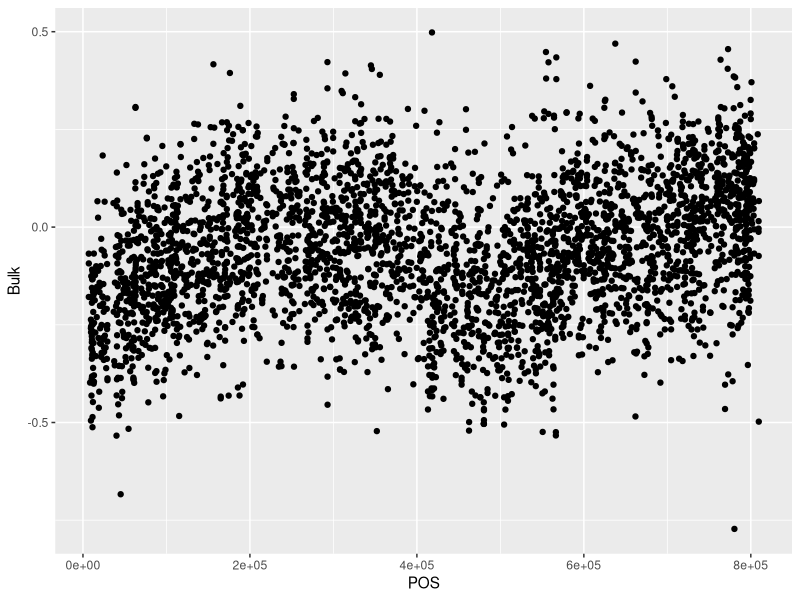
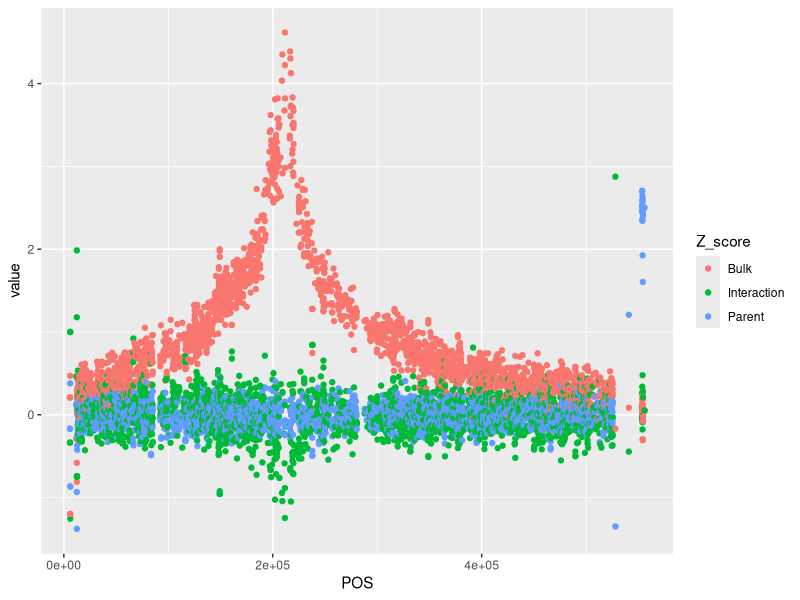
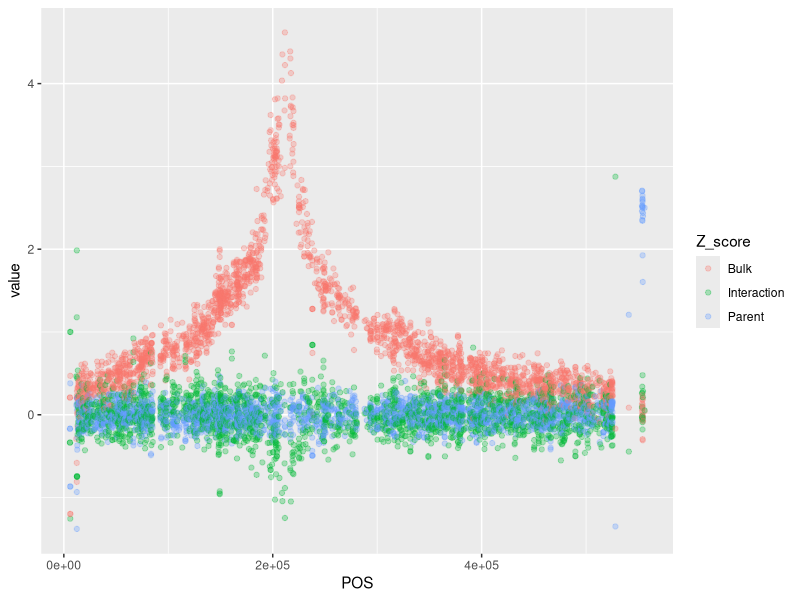
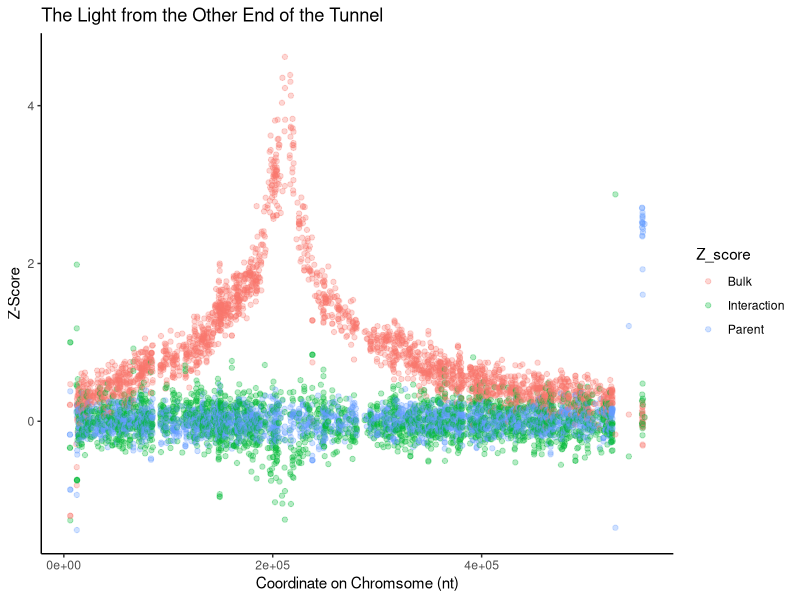
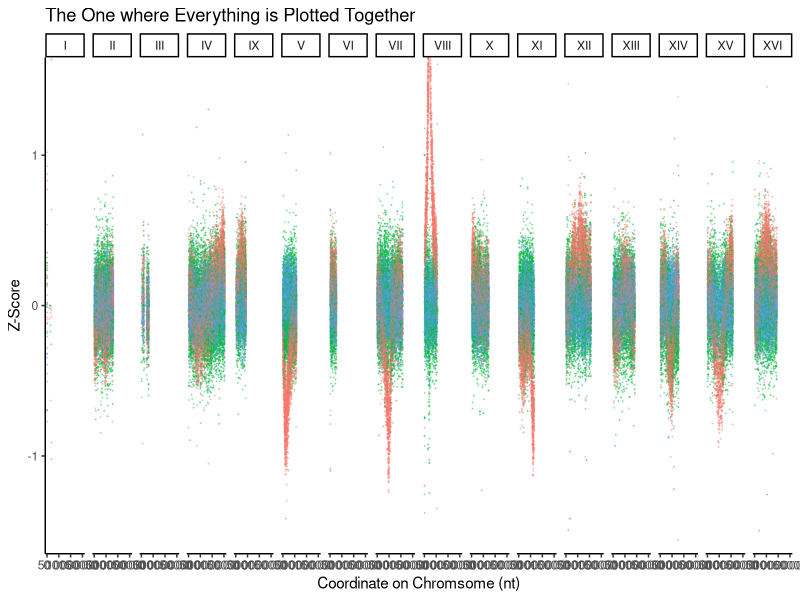
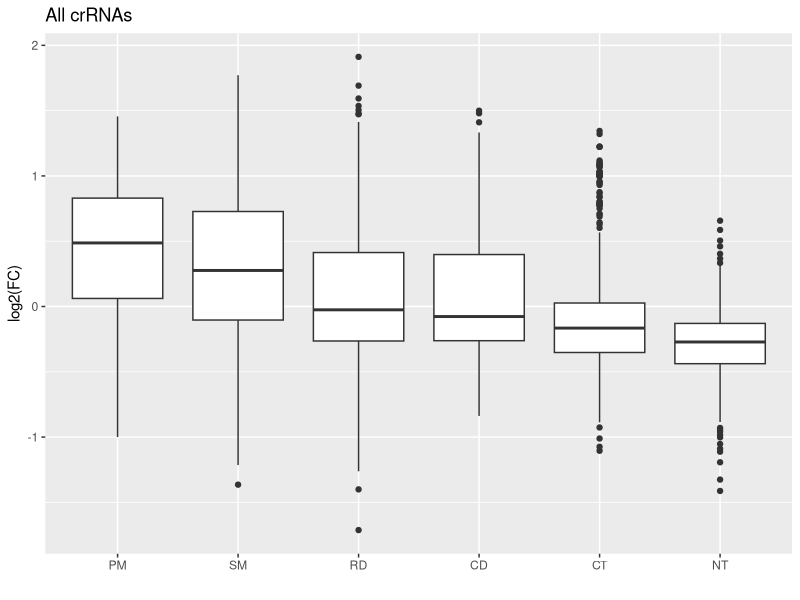
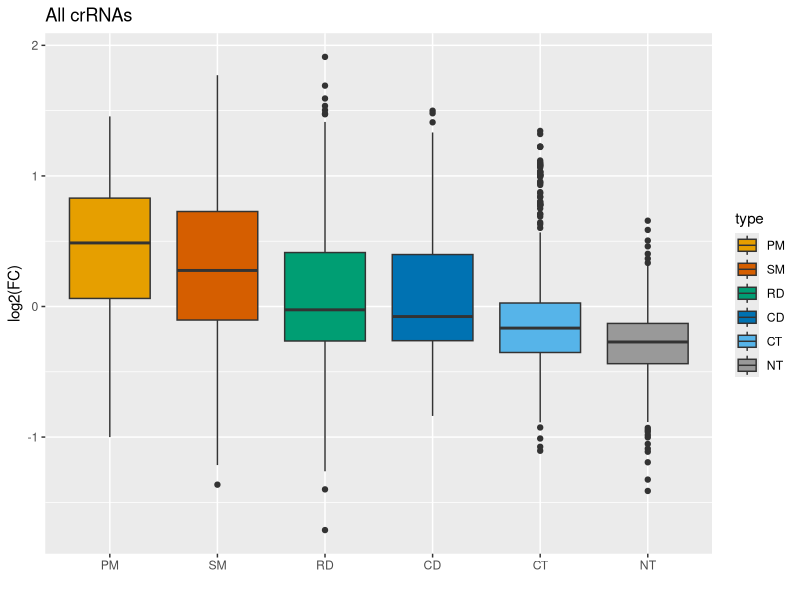
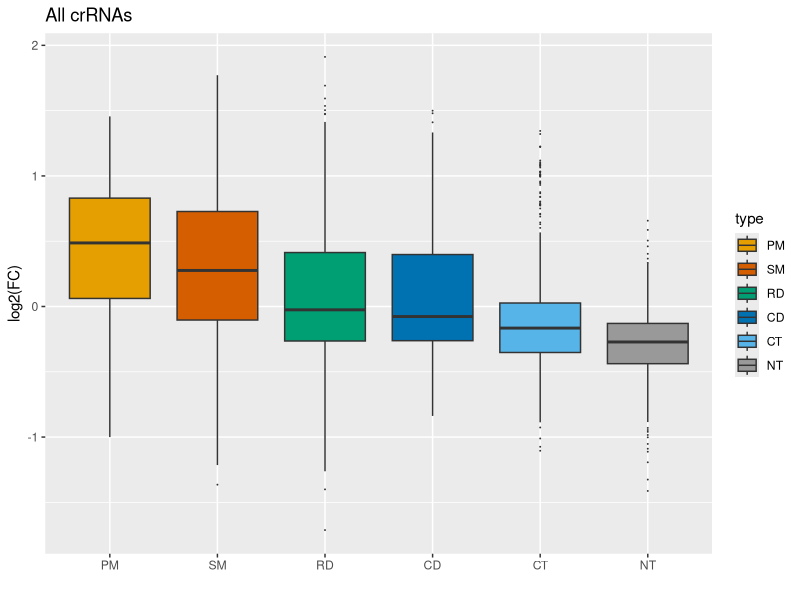

Reproduce these figures in R, in order.
## ---- chunk 1
knitr::opts_chunk$set(echo = TRUE)
library(ggplot2)
library(dplyr)
library(tidyr)
## ---- chunk 2
# Load in the data
BSAResults = read.csv("data/BSAResults.csv")

# Find the unique values of the chromosomes. How do we find the column name?
str(BSAResults)
unique(BSAResults$CHROM)

# Filter for Chromosome II using dplyr's filter() function, and pipe through head() to output only the first 10 lines
BSAResults %>%
  filter(CHROM == "II") %>%
  head(., n = 10)

# Plot a scatter plot of the Bulk with x-axis being POS and y-axis being Bulk values
BSAResults %>%
  filter(CHROM == "II") %>%
  ggplot(., aes(x = POS, y = Bulk)) +
  geom_point()

# If we want plot Bulk, Interaction, and Parent for Chr II at once, we need to pivot the data to long format. How do we do so?
BSAResults %>%
  pivot_longer(., cols = c(Bulk, Interaction, Parent)) %>%
  head()

# Then to plot, we can separate our data by "name" - rename this column "Z_score" using pivot_longer()
BSAResults %>%
  pivot_longer(., cols = c(Bulk, Interaction, Parent), names_to = "Z_score") %>%
# There's a more interesting thing happening on Chr VIII. Filter for this instead.
  filter(CHROM == "VIII") %>%
# Plot the pivoted points with them colored by Z_score. 
  ggplot(., aes(x = POS, y = value, color = Z_score)) +
  geom_point()

# There are a lot of points. Change the opacity of these points.
BSAResults %>%
  pivot_longer(., cols = c(Bulk, Interaction, Parent), names_to = "Z_score") %>%
  filter(CHROM == "VIII") %>%
  ggplot(., aes(x = POS, y = value, color = Z_score)) +
  geom_point(alpha = 0.3)

# We now want to change the names to reflect what the value actually is. Add labels to the plot.
BSAResults %>%
  pivot_longer(., cols = c(Bulk, Interaction, Parent), names_to = "Z_score") %>%
  filter(CHROM == "VIII") %>%
  ggplot(., aes(x = POS, y = value, color = Z_score)) +
  geom_point(alpha = 0.3) +
  xlab("Coordinate on Chromsome (nt)") +
  ylab("Z-Score") +
  ggtitle("The Light from the Other End of the Tunnel") +
# A different theme might be better. Let's use theme_classic()
  theme_classic()

# BONUS: it would be great to plot all chromosomes on the plot at once. Add facet_grid(~CHROM) to do this, and once it works, remove the filtering of your CHROM column.
BSAResults %>%
  pivot_longer(., cols = c(Bulk, Interaction, Parent), names_to = "Z_score") %>%
  # filter(CHROM == "VIII") %>%
  ggplot(., aes(x = POS, y = value, color = Z_score)) +
  geom_point(alpha = 0.3, size = 0.1) +
  xlab("Coordinate on Chromsome (nt)") +
  ylab("Z-Score") +
  ggtitle("The One where Everything is Plotted Together") +
  theme_classic() +
  facet_grid(~CHROM, space = "free_x") +
  # NEW: Another way to limit the y
  coord_cartesian(ylim = c(-1.5, 1.5)) +
  guides(color = "none")
## ---- chunk 3
#Load in our data
GFP_Results = read.csv("data/GFP_screen_crRNA_enrichments.csv")

#See what the data looks like
str(GFP_Results)

## ---- chunk 4
# Note that each type is:
# 1. Represented as acronyms in the figure
# 2. Are NOT arranged in alphabetical order
# We can see the need to transform the type column to a factor

GFP_Results$type = factor(
  x = GFP_Results$type,
  levels = c(
    "Perfect Match",
    "First Order",
    "Random Double",
    "Consecutive Double",
    "Consecutive Triple",
    "Non-Targeting"
  ),
  labels = c(
    "PM",
    "SM",
    "RD", 
    "CD",
    "CT",
    "NT"
  )
)
## ---- chunk 5
GFP_Results %>%
  # This is to remove the rows where meanCS.BIN is NA
  filter(!is.na(meanCS.BIN1)) %>%
  #basic elements of the plot
  ggplot(., aes(x = type, y = meanCS.BIN1)) +
  geom_boxplot() +
  #labels
  ggtitle("All crRNAs") +
  xlab("") +
  ylab("log2(FC)")
## ---- chunk 6
# The color palette used in the paper
#### BONUS: Change the colors and run the chunk to see what happens to the
#### plot!!
sanjana_colors = c(
  "#E69F00", "#D55E00", "#009E73", "#0072B2", "#56B4E9", "#999999"
)

GFP_Results %>%
  filter(!is.na(meanCS.BIN1)) %>%
  #basic elements of the plot
  ggplot(aes(fill = type, x = type, y = meanCS.BIN1)) + geom_boxplot() +
  #labels
  xlab("") + ylab("log2(FC)") + ggtitle("All crRNAs") +
  #colors
  scale_fill_manual(values = sanjana_colors)
## ---- chunk 7
GFP_Results %>%
  filter(!is.na(meanCS.BIN1)) %>%
  #basic elements of the plot
  ggplot(aes(fill = type, x = type, y = meanCS.BIN1)) + geom_boxplot(outlier.shape = 20, outlier.size = 0.05) +
  #labels
  xlab("") + ylab("log2(FC)") + ggtitle("All crRNAs") +
  #colors
  scale_fill_manual(values = sanjana_colors)

## ---- chunk 8
GFP_Results %>%
  filter(!is.na(meanCS.BIN1)) %>%
  #basic elements of the plot
  ggplot(aes(fill = type, x = type, y = meanCS.BIN1)) + geom_boxplot(outlier.shape = 20, outlier.size = 0.05) +
  #labels
  xlab("") + ylab("log2(FC)") + ggtitle("All crRNAs") +
  #colors
  scale_fill_manual(values = sanjana_colors) +
  #y axis limits
  ylim(c(-1.5,1.5)) 

## ---- chunk 9
GFP_Results %>%
  filter(!is.na(meanCS.BIN1)) %>%
  #basic elements of the plot
  ggplot(aes(fill = type, x = type, y = meanCS.BIN1)) + geom_boxplot(outlier.shape = 20, outlier.size = 0.05) +
  #labels
  xlab("") + ylab("log2(FC)") + ggtitle("All crRNAs") +
  #colors
  scale_fill_manual(values = sanjana_colors) +
  #y-axis limits and ratio
  ylim(c(-1.5,1.5)) + coord_fixed(ratio = 6/3) +
  # Remove legends
    guides(fill = "none") +
    # Remove x-axis line and tick
    theme(
      axis.ticks.x = element_blank(), 
      axis.line.x = element_blank()
    )

## ---- chunk 10
GFP_Results %>%
  filter(!is.na(meanCS.BIN1)) %>%
  #basic elements of the plot
  ggplot(aes(fill = type, x = type, y = meanCS.BIN1)) + geom_boxplot(outlier.shape = 20, outlier.size = 0.05) +
  #labels
  xlab("") + ylab("log2(FC)") + ggtitle("All crRNAs") +
  #colors
  scale_fill_manual(values = sanjana_colors) +
  #y axis limits and ratio
  ylim(c(-1.5,1.5)) + coord_fixed(ratio = 6/3) +
  # Remove legends
  guides(fill = "none") +
  theme_classic() +
  # Remove x-axis line and tick
    theme(
      axis.ticks.x = element_blank(), 
      axis.line.x = element_blank()
    )

## ---- chunk 11
# Load data
tiling_result = read.csv("data/GFPTiling_individual.csv")

# Take a look at your data
str(tiling_result)

#Find the unique values for your MatchType column
unique(tiling_result$MatchType)

# Make MatchType a factor
tiling_result$MatchType = factor(
  x = tiling_result$MatchType,
  levels = c(
    "Perfect Match",
    "First Order",
    "Random Double",
    "Consecutive Double",
    "Consecutive Triple"
  ),
  labels = c(
    "PM",
    "SM",
    "RD", 
    "CD",
    "CT"
  )
)

## ---- chunk 12
tiling_result %>%
#Filter out the NAs in the DeltaCS column
  filter(!is.na(DeltaCS)) %>%
#Make your ggplot scatter plot here
  ggplot(., aes(x = MatchType, y = DeltaCS, color = MatchType)) +
  geom_jitter()
## ---- chunk 13
tiling_result %>%
  filter(!is.na(DeltaCS)) %>%
  ggplot(aes(x = MatchType, y = DeltaCS, color = MatchType)) +
    geom_jitter(
      # Do you notice several things are different from your plot above
      # and the real one in the paper?
      # The size of the points and how wide they spread/jitter are the most
      # obvious to me, so we are fixing those here.
      width = 0.2,size = 3,shape = 20
    ) +
  
    # Add a horizontal bar at the median of each group
    # NEW FUNCTION!! stat_summary() provides plotting of simple summary
    # statistics (defined by fun (function to summarize each group)) with several
    # types of plots (defined by geom)
    stat_summary(
      fun = median,
      geom = "crossbar",
      width = 0.5,
      color = "black"
    ) 
## ---- chunk 14
tiling_result %>%
  filter(!is.na(DeltaCS)) %>%
  ggplot(aes(x = MatchType, y = DeltaCS, color = MatchType)) +
    geom_jitter(width = 0.2,size = 3,shape = 20) +
    stat_summary(fun = median,geom = "crossbar",width = 0.5, color = "black") + 
  
  #scaling function
    scale_y_continuous(limits = c(-2, 0.5), breaks = c(seq(-2, 0)))
  

## ---- chunk 15
# Your publication-ready plot here
tiling_result %>%
  filter(!is.na(DeltaCS)) %>%
  ggplot(aes(x = MatchType, y = DeltaCS, color = MatchType)) +
  geom_jitter(width = 0.2,size = 3,shape = 20) +
  stat_summary(fun = median,geom = "crossbar",width = 0.5, color = "black") + 
  
  #scaling function
  scale_y_continuous(limits = c(-2, 0.5), breaks = c(seq(-2, 0))) +
  scale_color_manual(values = sanjana_colors) +
  coord_fixed(ratio = 7/3.5) +
  # Set axis labels
  xlab("") +
  ylab("Delta log2(FC)") +
  ggtitle("Individual crRNAs") +
  theme_classic() +
  theme(
    axis.line.x = element_blank(),
    axis.ticks.x = element_blank()
  ) +
  guides(color = "none")

## ---- chunk 16
exdf = data.frame(
  value = 1:10
)


exdf %>% mutate(
  split_at_median = ntile(value, 2),
  quantile = ntile(value, 4)
)
## ---- chunk 17
gfp_color = c('#ca0020','#f4a582','#92c5de','#0571b0')
## ---- chunk 18
# Load data
allGFP = read.csv("data/GFPTiling_individual_full.csv")
## ---- chunk 19
# Use qtile() within mutate to create our data frame
allGFP %>%
  filter(!is.na(meanCS)) %>%
  # Assign quartile (split into 4 proportions) by meanCS
  # Since we are going to color by quartile, it is preferable to use factor
  # than numerics
  mutate(qtile = as.factor(ntile(meanCS, 4))) %>% head(20)
## ---- chunk 20
 allGFP %>%
  filter(!is.na(meanCS)) %>%
  mutate(qtile = as.factor(ntile(meanCS, 4))) %>%
  # Pipe into ggplot and define the columns used for axes and color
  ggplot(aes(x = MatchPos, y = meanCS, color = qtile)) +
  # Plot a smooth line by the scatter points you provided 
  geom_smooth(
    # There are multiple ways to get a line from points
    # Here, we use "locally estimated scatter plot smoothing"
    method = "loess",
    # which fits a polynomial function (curve line) within a small window
    # whose size is defined by span
    span = 0.05,
    # The color of the smooth line
    color = "black",
    # The size of the smooth line
    size = 0.5,
    # The color of the shaded area representing the standard error of
    # the smoothing method you picked
    fill = "grey77"
  ) 

## ---- chunk 21
allGFP %>%
  filter(!is.na(meanCS)) %>%
  mutate(qtile = as.factor(ntile(meanCS, 4))) %>%
  ggplot(aes(x = MatchPos, y = meanCS, color = qtile)) +
  geom_smooth(method = "loess", span = 0.05, color = "black", size = 0.5, fill = "grey77") +
  geom_point(shape = 20)
## ---- chunk 22
allGFP %>%
  filter(!is.na(meanCS)) %>%
  mutate(qtile = as.factor(ntile(meanCS, 4))) %>%
  ggplot(aes(x = MatchPos, y = meanCS, color = qtile)) +
  geom_smooth(method = "loess", span = 0.05, color = "black", size = 0.5, fill = "grey77") +
  geom_point(shape = 20) +
  # Use classic theme
  theme_classic() +
  # Remove color legend
  guides(color = "none") +
  # Set the ticks and limits of x and y axes
  scale_x_continuous(
    limits = c(-50, 750),
    breaks = seq(0, 750, 100),
  ) +
  scale_y_continuous(
    limits = c(-1, 1.5),
    breaks = seq(-1, 1.5, 1),
  ) +
  # Set axis titles
  xlab("Position in GFP transcript (nt)") +
  ylab("log2(FC)") +
  # Set aspect ratio
  coord_fixed(ratio = 200/3) +
  # Set a customized color palette
  scale_color_manual(values = gfp_color) 
## ---- chunk 23
allGFP %>%
  filter(!is.na(meanCS)) %>%
  mutate(qtile = as.factor(ntile(meanCS, 4))) %>%
  ggplot(aes(x = MatchPos, y = meanCS, color = qtile)) +
  geom_smooth(method = "loess", span = 0.05, color = "black", size = 0.5, fill = "grey77") +
  geom_point(shape = 20) +
  # Use classic theme
  theme_classic() +
  # Remove color legend
  guides(color = "none") +
  # Set the ticks and limits of x and y axes
  scale_x_continuous(
    limits = c(-50, 750),
    breaks = seq(0, 750, 100),
  ) +
  scale_y_continuous(
    limits = c(-1, 1.5),
    breaks = seq(-1, 1.5, 1),
  ) +
  # Set axis titles
  xlab("Position in GFP transcript (nt)") +
  ylab("log2(FC)") +
  # Set aspect ratio
  coord_fixed(ratio = 200/3) +
  # Set a customized color palette
  scale_color_manual(values = gfp_color) +
  
  
  # Extra annotations -- these are done manually here.
  # The authors wrote a function for this, which is the preferred way:
  # https://gitlab.com/sanjanalab/cas13/-/blob/master/scripts/Plot_GuideScoreDistributionPerGene.R#L140
  # If you really want to fully recapitulate the figure, this is what you need.
  # But manually annotating one figure is pretty tedious as you see below.
  annotate(
    geom = "rect",
    # xmin and xmax (and x for the text geom should be computed as a function)
    # This is basically the length of each exons in the transcript
    xmin = 0,
    xmax = 750,
    # These are fixed for the transcript plot
    ymin = -1,
    ymax = -0.8,
    color = "grey50",
    fill = "lightblue",
    alpha = 0.5
  ) +
  annotate(
    # This labels the exon number
    geom = "text",
    x = 750/2,
    y = -0.9,
    label = "1",
    size = 2,
    color = "black"
  ) +
  annotate(
    # The following labels the range of each quartile
    geom = "rect",
    # The x range is fixed
    xmin = -50,
    xmax = -10,
    # ymin, ymax, and y for the text geom should be computed if a function
    # is to be written
    ymin = min(allGFP$meanCS, na.rm = TRUE),
    ymax = quantile(allGFP$meanCS, 0.25, na.rm = TRUE),
    fill = gfp_color[1],
    alpha = 0.3
  ) +
  annotate(
    geom = "text",
    x = -30,
    y = 
      (min(allGFP$meanCS, na.rm = TRUE) + quantile(allGFP$meanCS, 0.25, na.rm = TRUE))/2,
    label = "Q1",
    size = 4
  ) +
  annotate(
    geom = "rect",
    xmin = -50,
    xmax = -10,
    ymin = quantile(allGFP$meanCS, 0.25, na.rm = TRUE),
    ymax = quantile(allGFP$meanCS, 0.5, na.rm = TRUE),
    fill = gfp_color[2],
    alpha = 0.3
  ) +
  annotate(
    geom = "text",
    x = -30,
    y = 
      (quantile(allGFP$meanCS, 0.25, na.rm = TRUE) + quantile(allGFP$meanCS, 0.5, na.rm = TRUE))/2,
    label = "Q2",
    size = 4
  ) +
  annotate(
    geom = "rect",
    xmin = -50,
    xmax = -10,
    ymin = quantile(allGFP$meanCS, 0.5, na.rm = TRUE),
    ymax = quantile(allGFP$meanCS, 0.75, na.rm = TRUE),
    fill = gfp_color[3],
    alpha = 0.3
  ) +
  annotate(
    geom = "text",
    x = -30,
    y = 
      (quantile(allGFP$meanCS, 0.5, na.rm = TRUE) + quantile(allGFP$meanCS, 0.75, na.rm = TRUE))/2,
    label = "Q3",
    size = 4
  ) +
  annotate(
    geom = "rect",
    xmin = -50,
    xmax = -10,
    ymin = quantile(allGFP$meanCS, 0.75, na.rm = TRUE),
    ymax = max(allGFP$meanCS, na.rm = TRUE),
    fill = gfp_color[4],
    alpha = 0.3
  ) +
  annotate(
    geom = "text",
    x = -30,
    y = 
      (quantile(allGFP$meanCS, 0.75, na.rm = TRUE) + max(allGFP$meanCS, na.rm = TRUE))/2,
    label = "Q4",
    size = 4
  )
